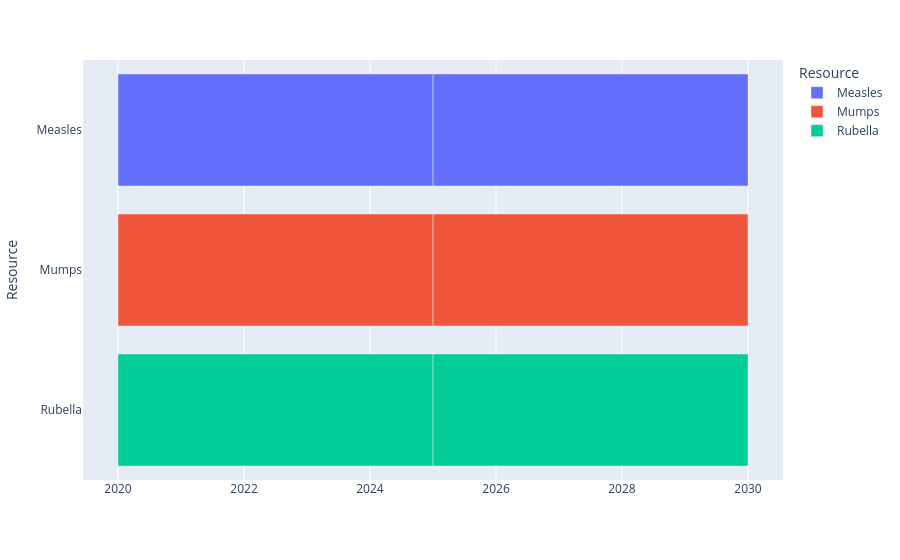

Notebook code for this chart:
### Code cell
import plotly.express as px
import pandas as pd

with open('C:/Users/fthcn/Desktop/Vaccine_Tender_Scheduling_Problem/Julia_Files/Github/Results/F_results_'+demand_status+'_'+supply_status+'_'+price_status+'.json') as json_file:
    F_results = json.load(json_file)

print(F_results)

group = ["Measles","Mumps","Rubella"]

output = pd.DataFrame()
for a in group:
    if a in F_results:
        for t in T:
            if len(F_results[a][str(t)]) != 0:
                end_list = list(F_results[a][str(t)])
                end_time = int(end_list[0])
                df_dictionary = pd.DataFrame([dict(Start=str(2020+t-1), Finish=str(2020+end_time), Resource=a)])
                output = pd.concat([output, df_dictionary], ignore_index=True)

fig = px.timeline(output, x_start="Start", x_end="Finish", y="Resource", color="Resource")
fig.show()

### Figure 1 — Plotly figure (JSON) as saved in the notebook; plotly's stock layout.template omitted (floating-point values rounded to 4 significant figures)
{"data": [{"alignmentgroup": "True", "base": ["2020", "2025"], "hovertemplate": "Resource=%{y}<br>Start=%{base}<br>Finish=%{x}<extra></extra>", "legendgroup": "Measles", "marker": {"color": "#636efa", "pattern": {"shape": ""}}, "name": "Measles", "offsetgroup": "Measles", "orientation": "h", "showlegend": true, "textposition": "auto", "type": "bar", "x": [157852800000, 157766400000], "xaxis": "x", "y": ["Measles", "Measles"], "yaxis": "y"}, {"alignmentgroup": "True", "base": ["2020", "2025"], "hovertemplate": "Resource=%{y}<br>Start=%{base}<br>Finish=%{x}<extra></extra>", "legendgroup": "Mumps", "marker": {"color": "#EF553B", "pattern": {"shape": ""}}, "name": "Mumps", "offsetgroup": "Mumps", "orientation": "h", "showlegend": true, "textposition": "auto", "type": "bar", "x": [157852800000, 157766400000], "xaxis": "x", "y": ["Mumps", "Mumps"], "yaxis": "y"}, {"alignmentgroup": "True", "base": ["2020", "2025"], "hovertemplate": "Resource=%{y}<br>Start=%{base}<br>Finish=%{x}<extra></extra>", "legendgroup": "Rubella", "marker": {"color": "#00cc96", "pattern": {"shape": ""}}, "name": "Rubella", "offsetgroup": "Rubella", "orientation": "h", "showlegend": true, "textposition": "auto", "type": "bar", "x": [157852800000, 157766400000], "xaxis": "x", "y": ["Rubella", "Rubella"], "yaxis": "y"}], "layout": {"autosize": true, "barmode": "overlay", "legend": {"title": {"text": "Resource"}, "tracegroupgap": 0}, "margin": {"t": 60}, "xaxis": {"anchor": "y", "autorange": true, "domain": [0, 1], "range": ["2019-06-12 01:20", "2030-07-22 22:40"], "type": "date"}, "yaxis": {"anchor": "x", "autorange": true, "categoryarray": ["Rubella", "Mumps", "Measles"], "categoryorder": "array", "domain": [0, 1], "range": [-0.5, 2.5], "title": {"text": "Resource"}, "type": "category"}}}
